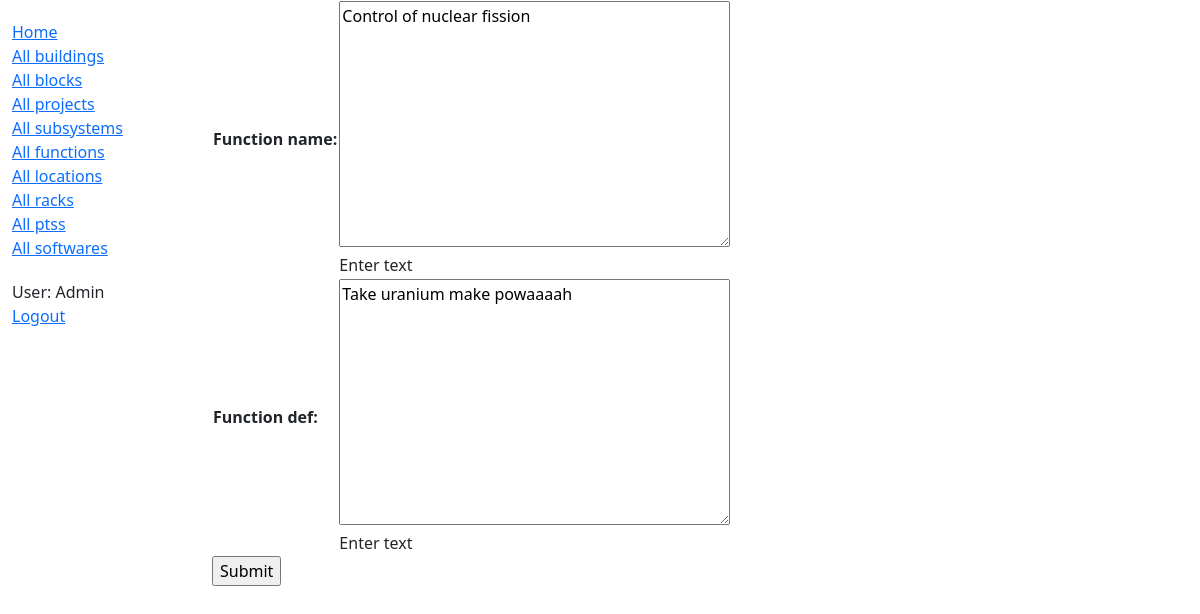
Screenshot of /knowitall/function/1/update/ (signed in) with the database file from the repository.
### knowitall/models.py (models this page shows, shortened)
class Function(models.Model):
	Function_name=models.TextField(help_text="Enter text")
	Function_def=models.TextField(help_text="Enter text")
	class Meta:
		ordering= ['Function_name']

### knowitall/views.py (the view)
# urls.py: path('function/<int:pk>/update/', views.FunctionUpdate.as_view(), name='function-update'),
class FunctionUpdate(LoginRequiredMixin, UpdateView):
    model = Function
    fields = '__all__' # Not recommended (potential security issue if more fields added)

### knowitall/templates/knowitall/function_form.html (shortened to what this page needs)
{% extends "base_generic.html" %}
{% block content %}
<form action="" method="post">
    <table>
    {{ form.as_table }}
    </table>
    <input type="submit" value="Submit">
</form>
{% endblock %}

### knowitall/templates/base_generic.html (shortened to what this page needs)
<!DOCTYPE html>
<html lang="en">
<head>
  <link href="https://cdn.jsdelivr.net/npm/bootstrap@5.1.3/dist/css/bootstrap.min.css" rel="stylesheet">
  {% load static %}
  <link rel="stylesheet" href="{% static 'css/styles.css' %}">
</head>
<body>
<div class="container-fluid">
<div class="row">
  <div class="col-sm-2">
  {% block sidebar %}
  <ul class="sidebar-nav">
    <li><a href="{% url 'index' %}">Home</a></li>
    <li><a href="{% url 'buildings' %}">All buildings</a></li>
    <li><a href="{% url 'blocks' %}">All blocks</a></li>
    <li><a href="{% url 'projects' %}">All projects</a></li>
    <li><a href="{% url 'subsystems' %}">All subsystems</a></li>
    <li><a href="{% url 'functions' %}">All functions</a></li>
    <li><a href="{% url 'locations' %}">All locations</a></li>
    <li><a href="{% url 'racks' %}">All racks</a></li>
    <li><a href="{% url 'ptss' %}">All ptss</a></li>
    <li><a href="{% url 'softwares' %}">All softwares</a></li>
  </ul>
  <ul class="sidebar-nav">
   {% if user.is_authenticated %}
     <li>User: {{ user.get_username }}</li>
     <li><a href="{% url 'logout'%}?next={{request.path}}">Logout</a></li>
   {% else %}
     <li><a href="{% url 'login'%}?next={{request.path}}">Login</a></li>
   {% endif %}
  </ul>
{% endblock %}
  </div>
  <div class="col-sm-10 ">
  {% block content %}{% endblock %}
  </div>
</div>
</div>
</body>
</html>

### knowitall/static/css/styles.css (style rules this page uses)
.sidebar-nav { margin-top: 20px; padding: 0; list-style: none; }

### rows the page displays
Function: Function_name "Control of nuclear fission", Function_def "Take uranium make powaaaah"

### other values shown
{{ user.get_username }} "Admin"
